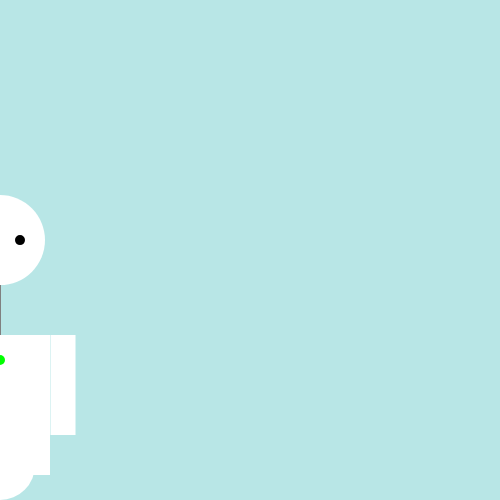
Frame 1 (no input)
Frame 60 (no input): identical to frame 1, image omitted
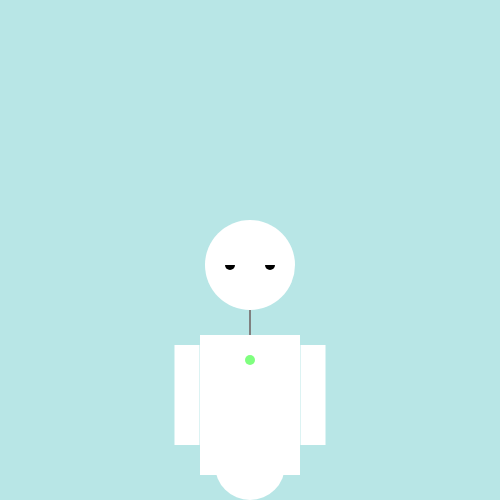
Frame 120 (the mouse pressed at the canvas centre since frame 60)

The p5.js sketch that drew these frames (run headless with seeded random() and noise() and a simulated clock; from frame 60 on, the mouse is pressed at the canvas centre):

// p5.js sketch
// ── sketch.js
function setup() {
	// define artboard size
	createCanvas(500,500);
	// Set here the values that are not changing all over the sketch
	strokeWeight(2);
	stroke(170);
}

function draw() {

	colorMode(HSB, 100)

	var rad = radians(mouseY);
	var xpos= mouseX;
	var ypos= mouseY;

	if (xpos > 500) {xpos = 500};
	if (ypos > 500) {ypos = 499};
	if (ypos == 0)	{ypos = 1};

	var percent = ypos/500;
	var bra = percent*20;
	var tes = percent*50;
	var ang = (percent)*2*PI;
	console.log(percent);

	background(50,20,90);
	rectMode(CENTER);

	fill(175-(percent*100));

	//Neck
	stroke(50);
	line(xpos, 285, xpos, 345);
	noStroke();
	//Wheel
	ellipse(xpos, 465, 70, 70);

	//Body
		//Torso
	rect(xpos, 405, 100, 140);
		//Lucina
	colorMode(RGB, 100);
	fill(0,100,0, 100-(percent*100));
	ellipse(xpos, 360, 10, 10);
	colorMode(HSB, 100);
	fill(175-(percent*100))
		//Head
	ellipse(xpos, 240+tes, 90, 90);
	fill(0);
	arc(xpos-20, 240+tes, 10, 10, 0, -ang);
	arc(xpos+20, 240+tes, 10, 10, 0, -ang);


	//RotazioneBraccia
	fill(175-(percent*100));
		//BraccioSx
		rect(xpos-63, 385+bra, 25, 100);
		//BraccioDX
		rect(xpos+63, 385+bra, 25, 100);
}
